Frame 1 (no input): blank canvas, image omitted
Frame 60 (the mouse pressed at the canvas centre just before this capture): blank canvas, image omitted
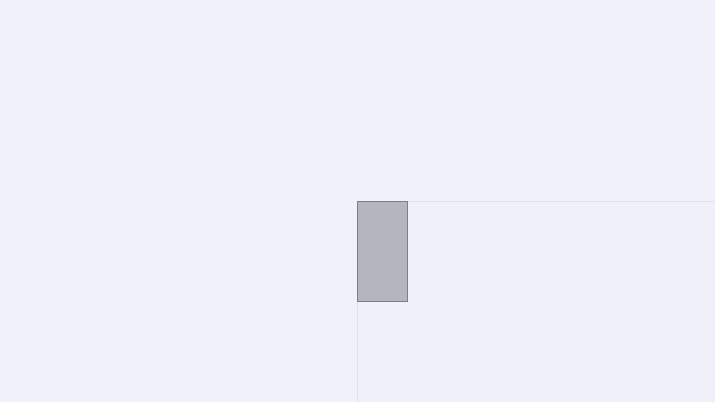
Frame 120 (the mouse held since frame 60 and released just before this capture)

The Processing sketch whose frames 1 and 60 were blank and that drew this single picture after the mouse press (run headless with seeded random() and noise(); from frame 60 on, the mouse is pressed at the canvas centre):

// Processing sketch: processing_11235
// ── processing_11235.pde



void setup() {
  size(715, 402);
  frameRate(12);
  smooth();
  background(241, 241, 251);
  stroke(127);
  strokeWeight(0);
  fill(127, 127, 127, 01);
}


void draw()  {  
  
  if (mousePressed == true)  {

  
  rect(mouseX, mouseY, 50 + abs(pmouseX - mouseX), 100 + abs(pmouseX - mouseX)); 
  
}

  }
  
  void keyPressed()   {
    if (key == 'a')  {
       stroke(127);
      strokeWeight(1);
      fill(0, 90, 255, 10);
    }
    if (key == 's')   {
       stroke(127);
      strokeWeight(1);
      fill(77, 187, 223, 10);
    }
    if (key == 'd')   {
      stroke(127);
      strokeWeight(1);
      fill(255, 0, 240, 10);
    }
    if (key == 'z')  {
       background(241, 241, 241);
       stroke(127);
      strokeWeight(0);
      fill(127, 127, 127, 01);
    }
    if (key == 'f')  {
       noFill();
       stroke(68);
       strokeWeight(1.5);
    }
    
  }
